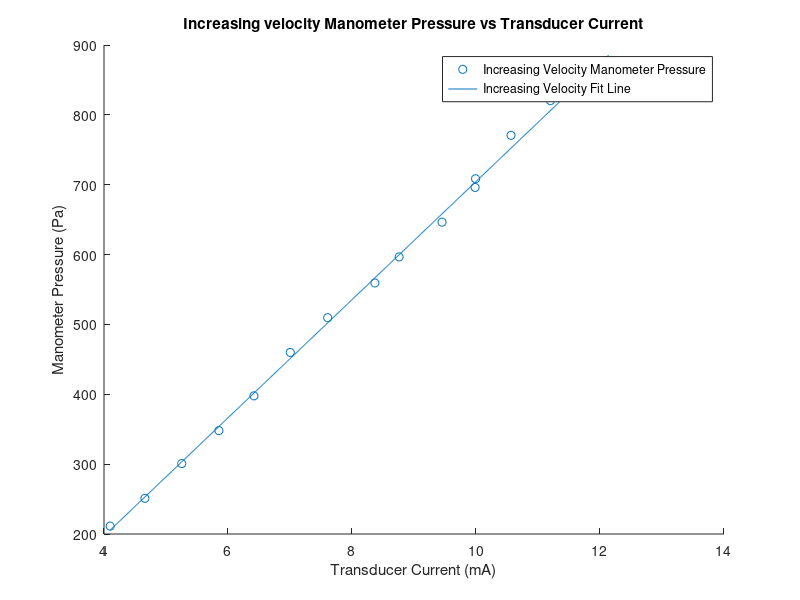
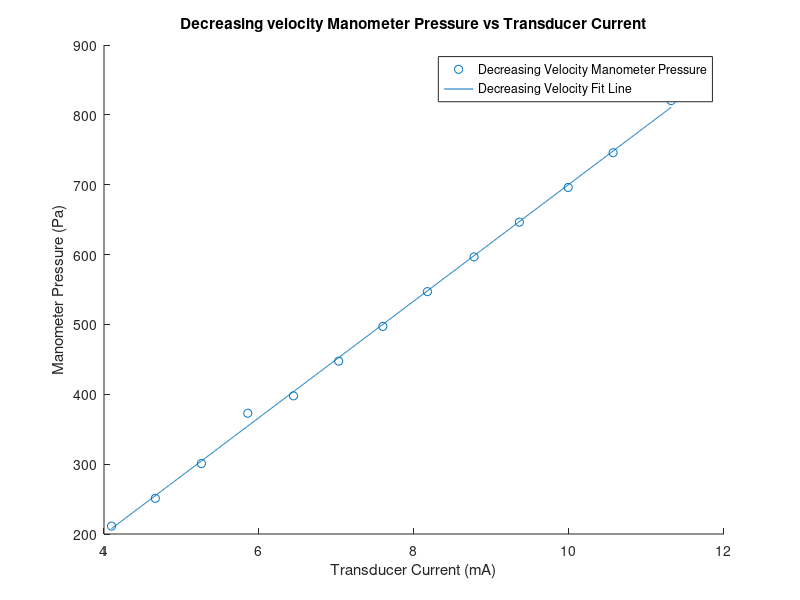
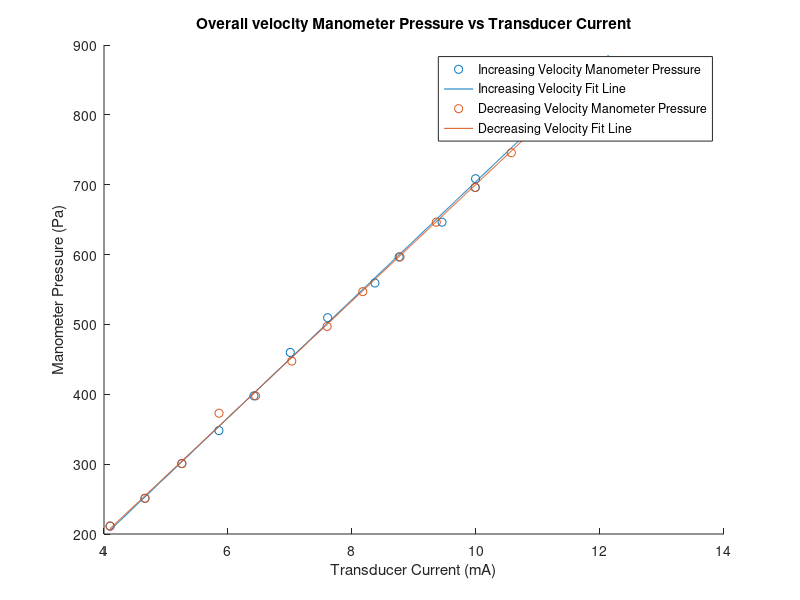
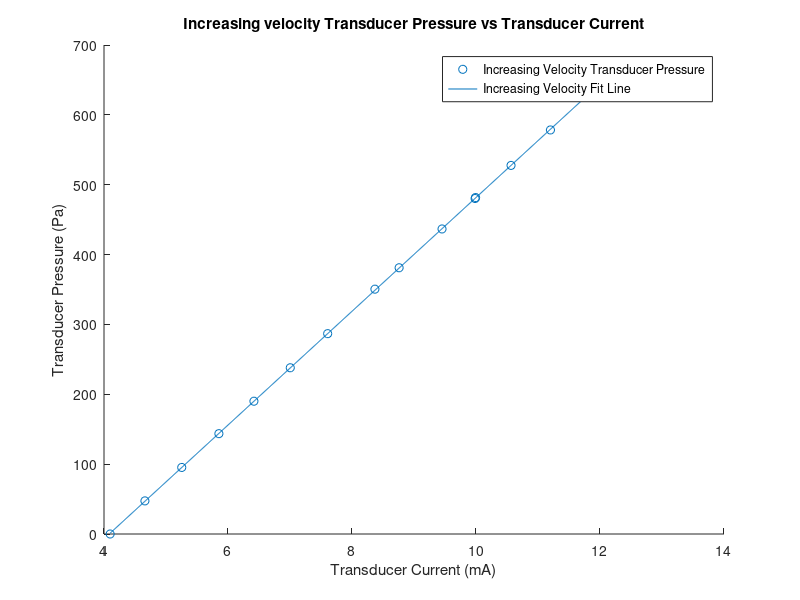

These figures' MATLAB source, in order:
%Charles Villazor
%Feb 7th, 2020
%MAE 253
clc;clear
%% Importing Data
%P_transducer (psf) | h_manometer (inches) | I_sensor (mA)| T_transducer (degree F)
downdata = importdata('Lab-1_Decreasing-Velocity_Tuesday-Session-2_20200128.dat');
updata = importdata('Lab-1_Increasing-Velocity_Tuesday-Session-2_20200128.dat');
waterDensity = 997.71; %Water Density
g = 9.81; %Gravitational acceleration
%% Increasing Velocity Data Processing - Pressure vs Current
data = updata;
p_transducer = data(:,1).*47.88; %Pressure measured from wind tunnel transducer in Pa
h_manometer = data(:,2).*0.0254; %Height of Manometer in meters
i_sensor = transpose(mean(transpose(data(:,3:7)))); %Current from Transducer in mA
t_transducer = data(:,4); %Temperature from transducer
p_manometer = waterDensity*g.*h_manometer; %pressure from manometer
figure(1)
i_coefficients = polyfit(i_sensor,p_manometer,1); %polynomial for graph
xfit = linspace(min(i_sensor),max(i_sensor),1000); %x fit for polynomial
yfit = polyval(i_coefficients,xfit); %y fit for polynomial
scatter(i_sensor,p_manometer);
hold on
plot(xfit,yfit); %plot polynomial
title('Increasing velocity Manometer Pressure vs Transducer Current');
ylabel('Manometer Pressure (Pa)')
xlabel('Transducer Current (mA)')
legend('Increasing Velocity Manometer Pressure','Increasing Velocity Fit Line')
%% Decreasing Velocity Data Processing - Pressure vs Current
data = downdata;
p_transducer = data(:,1).*47.88; %Pressure measured from wind tunnel transducer in Pa
h_manometer = data(:,2).*0.0254; %Height of Manometer in meters
i_sensor = transpose(mean(transpose(data(:,3:7)))); %Current from Transducer in mA
t_transducer = data(:,4); %Temperature from transducer
p_manometer = waterDensity*g.*h_manometer; %pressure from manometer
figure(2)
d_coefficients = polyfit(i_sensor,p_manometer,1); %polynomial for graph
xfit = linspace(min(i_sensor),max(i_sensor),1000); %x fit for polynomial
yfit = polyval(d_coefficients,xfit); %y fit for polynomial
scatter(i_sensor,p_manometer);
hold on
plot(xfit,yfit); %plot polynomial
title('Decreasing velocity Manometer Pressure vs Transducer Current');
ylabel('Manometer Pressure (Pa)')
xlabel('Transducer Current (mA)')
legend('Decreasing Velocity Manometer Pressure','Decreasing Velocity Fit Line')
%% Plotting Both on the Same Graph - Pressure vs Current
data = updata;
p_transducer = data(:,1).*47.88; %Pressure measured from wind tunnel transducer in Pa
h_manometer = data(:,2).*0.0254; %Height of Manometer in meters
i_sensor = transpose(mean(transpose(data(:,3:7)))); %Current from Transducer in mA
t_transducer = data(:,4); %Temperature from transducer
p_manometer = waterDensity*g.*h_manometer; %pressure from manometer
figure(3)
coefficients = polyfit(i_sensor,p_manometer,1); %polynomial for graph
xfit = linspace(min(i_sensor),max(i_sensor),1000); %x fit for polynomial
yfit = polyval(coefficients,xfit); %y fit for polynomial
scatter(i_sensor,p_manometer);
hold on
plot(xfit,yfit); %plot polynomial
title('Increasing velocity Manometer Pressure vs Transducer Current');
ylabel('Manometer Pressure (Pa)')
xlabel('Transducer Current (mA)')
hold on
data = downdata;
p_transducer = data(:,1).*47.88; %Pressure measured from wind tunnel transducer in Pa
h_manometer = data(:,2).*0.0254; %Height of Manometer in meters
i_sensor = transpose(mean(transpose(data(:,3:7)))); %Current from Transducer in mA
t_transducer = data(:,4); %Temperature from transducer
p_manometer = waterDensity*g.*h_manometer; %pressure from manometer
coefficients = polyfit(i_sensor,p_manometer,1); %polynomial for graph
xfit = linspace(min(i_sensor),max(i_sensor),1000); %x fit for polynomial
yfit = polyval(coefficients,xfit); %y fit for polynomial
scatter(i_sensor,p_manometer);
hold on
plot(xfit,yfit); %plot polynomial
title('Overall velocity Manometer Pressure vs Transducer Current');
ylabel('Manometer Pressure (Pa)')
xlabel('Transducer Current (mA)')
legend('Increasing Velocity Manometer Pressure','Increasing Velocity Fit Line','Decreasing Velocity Manometer Pressure','Decreasing Velocity Fit Line')
%% Increasing Velocity Transducer Pressure vs Current
data = updata;
p_transducer = data(:,1).*47.88; %Pressure measured from wind tunnel transducer in Pa
h_manometer = data(:,2).*0.0254; %Height of Manometer in meters
i_sensor = transpose(mean(transpose(data(:,3:7)))); %Current from Transducer in mA
t_transducer = data(:,4); %Temperature from transducer
p_manometer = waterDensity*g.*h_manometer; %pressure from manometer
figure(4)
it_coefficients = polyfit(i_sensor,p_transducer,1); %polynomial for graph
xfit = linspace(min(i_sensor),max(i_sensor),1000); %x fit for polynomial
yfit = polyval(it_coefficients,xfit); %y fit for polynomial
scatter(i_sensor,p_transducer);
hold on
plot(xfit,yfit); %plot polynomial
title('Increasing velocity Transducer Pressure vs Transducer Current');
ylabel('Transducer Pressure (Pa)')
xlabel('Transducer Current (mA)')
legend('Increasing Velocity Transducer Pressure','Increasing Velocity Fit Line')
%% Decreasing Velocity Transducer Pressure vs Current
data = downdata;
p_transducer = data(:,1).*47.88; %Pressure measured from wind tunnel transducer in Pa
h_manometer = data(:,2).*0.0254; %Height of Manometer in meters
i_sensor = transpose(mean(transpose(data(:,3:7)))); %Current from Transducer in mA
t_transducer = data(:,4); %Temperature from transducer
p_manometer = waterDensity*g.*h_manometer; %pressure from manometer
figure(5)
dt_coefficients = polyfit(i_sensor,p_transducer,1); %polynomial for graph
xfit = linspace(min(i_sensor),max(i_sensor),1000); %x fit for polynomial
yfit = polyval(dt_coefficients,xfit); %y fit for polynomial
scatter(i_sensor,p_transducer);
hold on
plot(xfit,yfit); %plot polynomial
title('Decreasing velocity Transducer Pressure vs Transducer Current');
ylabel('Transducer Pressure (Pa)')
xlabel('Transducer Current (mA)')
legend('Decreasing Velocity Transducer Pressure','Decreasing Velocity Fit Line')
%% All Velocities Transducer Pressure vs Current
data = updata;
p_transducer = data(:,1).*47.88; %Pressure measured from wind tunnel transducer in Pa
h_manometer = data(:,2).*0.0254; %Height of Manometer in meters
i_sensor = transpose(mean(transpose(data(:,3:7)))); %Current from Transducer in mA
t_transducer = data(:,4); %Temperature from transducer
p_manometer = waterDensity*g.*h_manometer; %pressure from manometer
figure(6)
coefficients = polyfit(i_sensor,p_transducer,1); %polynomial for graph
xfit = linspace(min(i_sensor),max(i_sensor),1000); %x fit for polynomial
yfit = polyval(coefficients,xfit); %y fit for polynomial
scatter(i_sensor,p_transducer);
hold on
plot(xfit,yfit); %plot polynomial
hold on
data = downdata;
p_transducer = data(:,1).*47.88; %Pressure measured from wind tunnel transducer in Pa
h_manometer = data(:,2).*0.0254; %Height of Manometer in meters
i_sensor = transpose(mean(transpose(data(:,3:7)))); %Current from Transducer in mA
t_transducer = data(:,4); %Temperature from transducer
p_manometer = waterDensity*g.*h_manometer; %pressure from manometer
coefficients = polyfit(i_sensor,p_transducer,1); %polynomial for graph
xfit = linspace(min(i_sensor),max(i_sensor),1000); %x fit for polynomial
yfit = polyval(coefficients,xfit); %y fit for polynomial
scatter(i_sensor,p_transducer);
hold on
plot(xfit,yfit); %plot polynomial
title('All velocities Transducer Pressure vs Transducer Current');
ylabel('Transducer Pressure (Pa)')
xlabel('Transducer Current (mA)')
legend('Increasing Velocity Transducer Pressure','Increasing Velocity Fit Line','Decreasing Velocity Transducer Pressure','Decreasing Velocity Fit Line')
%% Calculating Hysterisis
it_average = diff(polyval(polyint(it_coefficients),[min(i_sensor),max(i_sensor)])); %evaluate integral from min of current to max of current
dt_average = diff(polyval(polyint(dt_coefficients),[min(i_sensor),max(i_sensor)])); %evaluate integral from min of current to max of current
hysterisis = (it_average-dt_average)/(max(i_sensor)-min(i_sensor));